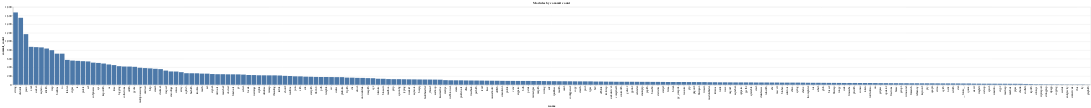

The notebook cell this image was saved under:
### Markdown cell above
## Modules sorted by commit count

### Code cell
import altair as alt

alt.Chart(df).mark_bar().encode(
    alt.X("name:N", sort="-y"),
    alt.Y("commit_count:Q"),
    tooltip=["name", "commit_count"]
).properties(
    title="Modules by commit count"
)

### Figure 1 — Vega-Lite specification as saved in the notebook (floating-point values rounded to 4 significant figures; data arrays with more than 128 entries replaced by an {"elided": "..."} marker saying what was removed)
{"config": {"view": {"continuousWidth": 400, "continuousHeight": 300}}, "data": {"name": "data-e9a5cc4775bc76eb0d7a260005b4d83e"}, "mark": "bar", "encoding": {"tooltip": [{"type": "nominal", "field": "name"}, {"type": "quantitative", "field": "commit_count"}], "x": {"type": "nominal", "field": "name", "sort": "-y"}, "y": {"type": "quantitative", "field": "commit_count"}}, "title": "Modules by commit count", "$schema": "https://vega.github.io/schema/vega-lite/v4.8.1.json", "datasets": {"data-e9a5cc4775bc76eb0d7a260005b4d83e": {"elided": "208 records"}}}
